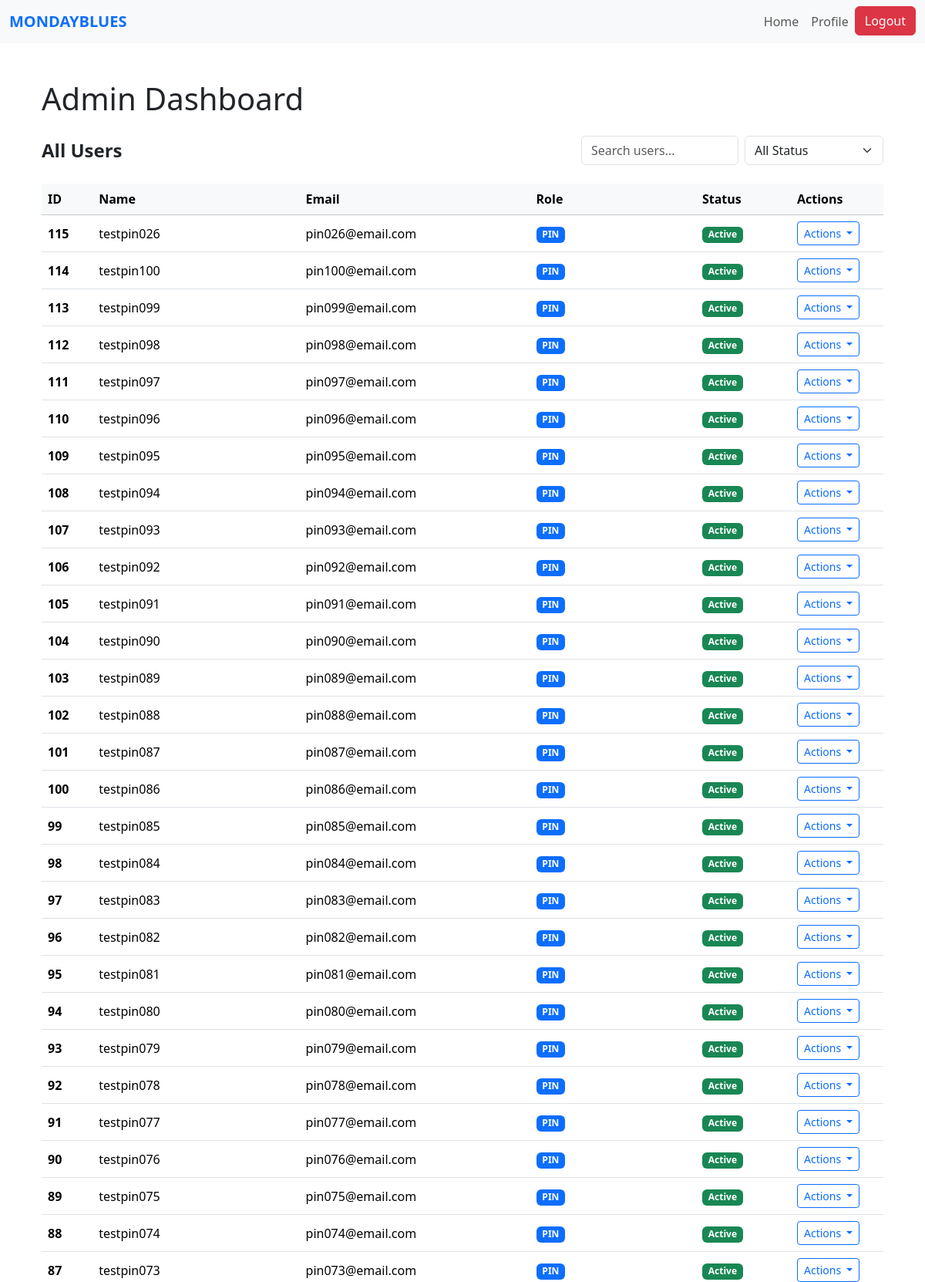
The page /admin (signed in, upper part) on the database its author committed.
### website/models.py (models this page shows)
class User(db.Model, UserMixin):
    id = db.Column(db.Integer, primary_key=True)
    name = db.Column(db.String(150))
    email = db.Column(db.String(150), unique=True)
    password = db.Column(db.String(150))
    date_created = db.Column(db.DateTime(timezone=True), default=func.now())
    role = db.Column(db.String(50), default='PIN')
    status = db.Column(db.String(20), default='Pending')  # Pending, Approved, Suspended
    """    total_rating = db.Column(db.Float, default=0)
    num_ratings = db.Column(db.Integer, default=0)

    def update_rating(self, new_rating: float):
        #Update overall CSR rating with a new rating value.
        if self.num_ratings == 0:
            self.total_rating = new_rating
        else:
            self.total_rating = ((self.total_rating * self.num_ratings) + new_rating) / (self.num_ratings + 1)
        self.num_ratings += 1"""

### website/admin.py (the view)
@admin.route('/admin')
@login_required
def dashboard():
    users = User.query.order_by(User.date_created.desc()).all()
    return render_template("admin_dashboard.html", users=users)

### website/templates/admin_dashboard.html (shortened to what this page needs)
{% extends "base.html" %}
{% block content %}
<div class="container mt-5">
    <h1 class="mb-4">Admin Dashboard</h1>
    <div class="user-management">
        <div class="d-flex justify-content-between align-items-center mb-4 flex-wrap gap-3">
            <h4 class="fw-bold mb-0">All Users</h4>
            <div class="d-flex flex align-items-center gap-2">
                <input type="text"
                       class="form-control"
                       placeholder="Search users..."
                       id="searchInput"
                       style="max-width: 250px;">
                <select class="form-select" id="statusFilter" style="max-width: 180px;">
                    <option value="">All Status</option>
                </select>
            </div>
        </div>
        <div class="table-container position-relative">
            <table class="table align-middle table-hover">
                <thead class="table-light sticky-top">
                    <tr>
                        <th>ID</th>
                        <th>Name</th>
                        <th>Email</th>
                        <th>Role</th>
                        <th>Status</th>
                        <th style="width: 120px;">Actions</th>
                    </tr>
                </thead>
                <tbody id="userTableBody">
                    {% if users and users|length > 0 %}
                        {% for user in users %}
                        <tr>
                            <td><strong>{{ user.id }}</strong></td>
                            <td>{{ user.name }}</td>
                            <td>{{ user.email }}</td>
                            <td>
                                {% if user.role == 'Admin' %}
                                    <span class="badge bg-danger">{{ user.role }}</span>
                                {% else %}
                                    <span class="badge bg-primary">{{ user.role }}</span>
                                {% endif %}
                            </td>
                            <td>
                                {% if user.status == 'Active' %}
                                    <span class="badge bg-success">Active</span>
                                {% elif user.status == 'Pending' %}
                                    <span class="badge bg-warning text-dark">Pending</span>
                                {% elif user.status == 'Suspended' %}
                                    <span class="badge bg-danger">Suspended</span>
                                {% endif %}
                            </td>
                            <td>
                                {% if user.role != "Admin" %}
                                <div class="dropdown position-static">
                                    <button class="btn btn-outline-primary btn-sm dropdown-toggle"
                                            type="button"
                                            id="actionDropdown{{ user.id }}"
                                            data-bs-toggle="dropdown"
                                            aria-expanded="false">
                                        Actions
                                    </button>
                                </div>
                                {% endif %}
                            </td>
                        </tr>
                        {% endfor %}
                    {% endif %}
                </tbody>
            </table>
        </div>
    </div>
</div>
{% endblock %}

### rows shown on the page
User: id "115", name "testpin026", email "pin026@email.com", role "PIN", status "Active"
User: id "114", name "testpin100", email "pin100@email.com", role "PIN", status "Active"
User: id "113", name "testpin099", email "pin099@email.com", role "PIN", status "Active"
User: id "112", name "testpin098", email "pin098@email.com", role "PIN", status "Active"
User: id "111", name "testpin097", email "pin097@email.com", role "PIN", status "Active"
User: id "110", name "testpin096", email "pin096@email.com", role "PIN", status "Active"
User: id "109", name "testpin095", email "pin095@email.com", role "PIN", status "Active"
User: id "108", name "testpin094", email "pin094@email.com", role "PIN", status "Active"
User: id "107", name "testpin093", email "pin093@email.com", role "PIN", status "Active"
User: id "106", name "testpin092", email "pin092@email.com", role "PIN", status "Active"
User: id "105", name "testpin091", email "pin091@email.com", role "PIN", status "Active"
User: id "104", name "testpin090", email "pin090@email.com", role "PIN", status "Active"
User: id "103", name "testpin089", email "pin089@email.com", role "PIN", status "Active"
User: id "102", name "testpin088", email "pin088@email.com", role "PIN", status "Active"
User: id "101", name "testpin087", email "pin087@email.com", role "PIN", status "Active"
User: id "100", name "testpin086", email "pin086@email.com", role "PIN", status "Active"
User: id "99", name "testpin085", email "pin085@email.com", role "PIN", status "Active"
User: id "98", name "testpin084", email "pin084@email.com", role "PIN", status "Active"
User: id "97", name "testpin083", email "pin083@email.com", role "PIN", status "Active"
User: id "96", name "testpin082", email "pin082@email.com", role "PIN", status "Active"
User: id "95", name "testpin081", email "pin081@email.com", role "PIN", status "Active"
User: id "94", name "testpin080", email "pin080@email.com", role "PIN", status "Active"
User: id "93", name "testpin079", email "pin079@email.com", role "PIN", status "Active"
User: id "92", name "testpin078", email "pin078@email.com", role "PIN", status "Active"
User: id "91", name "testpin077", email "pin077@email.com", role "PIN", status "Active"
User: id "90", name "testpin076", email "pin076@email.com", role "PIN", status "Active"
User: id "89", name "testpin075", email "pin075@email.com", role "PIN", status "Active"
User: id "88", name "testpin074", email "pin074@email.com", role "PIN", status "Active"
User: id "87", name "testpin073", email "pin073@email.com", role "PIN", status "Active"
